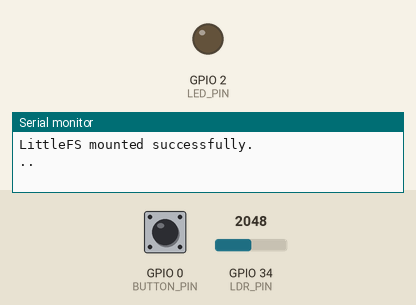
A program run on a simulated ESP32. Parts: output pins drawn as LEDs (lit = HIGH), the last lines printed to the serial monitor. The test bench sets the inputs (shaded band); at power-on: GPIO 0 (BUTTON_PIN) HIGH, GPIO 34 (LDR_PIN) = 2048. WiFi joins after 1.5 s; servers stay silent unless stated; the local clock reads 2024-03-15 10:24:30 at power-on unless the program sets it; storage starts empty.

Above: at 0.1 s.
At 2.7 s:
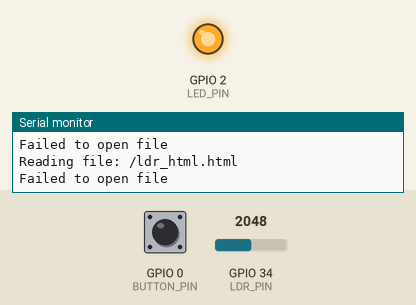
Timing chart, 0 to 4.2 s (numbered marks = the images above):
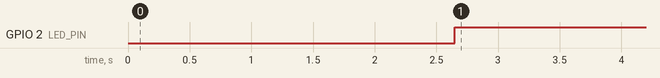

Measured:
- by itself, GPIO 2 (LED_PIN): LOW → HIGH at 2.6 s

The program:

main.cpp
```cpp
#include <Arduino.h>
#if defined(ESP32)
#include <WiFi.h>
#elif defined(ESP8266)
#include <ESP8266WiFi.h>
#endif
#include "readFile.h"
#include "secrets.h"
#include <ESP_Mail_Client.h>
#include <LittleFS.h>
#include <time.h>

// Pin definitions
#define BUTTON_PIN 0  // GPIO0 for the onboard button
#define LDR_PIN 34    // GPIO34 for LDR
#define LED_PIN 2     // GPIO2 for onboard LED
#define THRESHOLD 0.8 // Voltage threshold for LDR

// Time configurations
const char *ntpServer = "pool.ntp.org";
const char *time_zone = "CET-1CEST,M3.5.0,M10.5.0/3"; // POSIX TZR für DE/CH/AT

// SMTP session
SMTPSession smtp;

// Variables to track timestamps and duration
String activationTimestamp = "N/A";
String emergencyStopTimestamp = "N/A";
String duration = "N/A";
unsigned long activationStart = 0;
bool emergencyStopTriggered =
    false; // Tracks if emergency stop has been triggered

// Function prototypes
void smtpCallback(SMTP_Status status);
void sendEmail(const String &subject, const char *plainTextPath,
               const char *htmlPath, const String &extraInfo);
String readFile(fs::FS &fs, const char *path);
String getFormattedTime();
String calculateDuration(unsigned long startMillis);

void setup() {
  Serial.begin(115200);
  pinMode(BUTTON_PIN, INPUT);
  pinMode(LDR_PIN, INPUT);
  pinMode(LED_PIN, OUTPUT);
  digitalWrite(LED_PIN, LOW);

  if (!LittleFS.begin(true)) {
    Serial.println("Failed to mount LittleFS");
    return;
  }
  Serial.println("LittleFS mounted successfully.");

  // List all files in LittleFS
  File root = LittleFS.open("/");
  File file = root.openNextFile();
  while (file) {
    Serial.print("File: ");
    Serial.println(file.name());
    file = root.openNextFile();
  }

  // Connect to Wi-Fi
  WiFi.begin(WIFI_SSID, WIFI_PASSWORD);
  while (WiFi.status() != WL_CONNECTED) {
    Serial.print(".");
    delay(200);
  }
  Serial.println("\nWi-Fi connected.");

  // Initialize NTP with automatic timezone and DST
  configTzTime(time_zone, ntpServer);
  Serial.print("NTP initialized. Waiting for time sync");

  // Wait for NTP synchronization before sending any emails
  time_t now = time(nullptr);
  while (now < 24 * 3600) {
    Serial.print(".");
    delay(500);
    now = time(nullptr);
  }
  Serial.println("\nTime synced.");

  // Store activation timestamp
  activationTimestamp = getFormattedTime();
  activationStart = millis();

  // Send activation email
  sendEmail("ESP32 Activation Notification", "/activation_plain.txt",
            "/activation_html.html", "Activation Time: " + activationTimestamp);
}

void loop() {
  static bool buttonState = HIGH;
  static bool lastButtonState = HIGH;
  static unsigned long lastDebounceTime = 0;
  const unsigned long debounceDelay = 50;

  static unsigned long lastLdrCheck = 0;
  const unsigned long ldrCheckInterval = 1000;

  // Debug LDR readings
  static unsigned long lastPrintTime = 0;
  const unsigned long printInterval = 1000;
  if (millis() - lastPrintTime >= printInterval) {
    lastPrintTime = millis();
    int analogValue = analogRead(LDR_PIN);
    float voltage = (analogValue / 4095.0) * 3.3;
    Serial.printf("Raw Analog Value: %d | Voltage: %.2f V\n", analogValue,
                  voltage);
  }

  // Read button state
  int reading = digitalRead(BUTTON_PIN);
  if (reading != lastButtonState) {
    lastDebounceTime = millis();
  }
  if ((millis() - lastDebounceTime) > debounceDelay) {
    if (reading != buttonState) {
      buttonState = reading;
      if (buttonState == LOW && !emergencyStopTriggered) {
        Serial.println("Button pressed, sending email...");
        sendEmail("ESP32 Notification: Button Press", "/button_plain.txt",
                  "/button_html.html", "");
      }
    }
  }
  lastButtonState = reading;

  // LDR Check Interval
  if (millis() - lastLdrCheck > ldrCheckInterval) {
    lastLdrCheck = millis();
    int analogValue = analogRead(LDR_PIN);
    float voltage = (analogValue / 4095.0) * 3.3;

    Serial.printf("LDR Voltage: %.2f V\n", voltage);

    // Emergency Stop Logic (only once)
    if (voltage > THRESHOLD && !emergencyStopTriggered) {
      emergencyStopTriggered = true; // Ensure only one email is sent
      emergencyStopTimestamp = getFormattedTime();
      duration = calculateDuration(activationStart);

      Serial.println(
          "Licht erkannt! Emergency Stop triggered. Sending email...");
      digitalWrite(LED_PIN, HIGH); // Turn on LED to indicate stop

      sendEmail("ESP32 Notification: Emergency Stop", "/ldr_plain.txt",
                "/ldr_html.html",
                "Emergency Stop Time: " + emergencyStopTimestamp +
                    "\nDuration: " + duration);
    }
  }
}

void sendEmail(const String &subject, const char *plainTextPath,
               const char *htmlPath, const String &extraInfo) {
  String plainTextMsg = readFile(LittleFS, plainTextPath);
  String htmlMsg = readFile(LittleFS, htmlPath);

  // Get the current timestamp
  String currentTime = getFormattedTime();

  // Replace placeholders
  htmlMsg.replace("{{timestamp}}", currentTime);
  htmlMsg.replace("{{device_ip}}", WiFi.localIP().toString());
  htmlMsg.replace("{{extra_info}}", extraInfo);
  plainTextMsg.replace("{{timestamp}}", currentTime);
  plainTextMsg.replace("{{device_ip}}", WiFi.localIP().toString());
  plainTextMsg.replace("{{extra_info}}", extraInfo);

  Session_Config config;
  config.server.host_name = SMTP_HOST;
  config.server.port = SMTP_PORT;
  config.login.email = AUTHOR_EMAIL;
  config.login.password = AUTHOR_PASSWORD;

  SMTP_Message message;
  message.sender.name = "ESP32 Notification System";
  message.sender.email = AUTHOR_EMAIL;
  message.subject = subject;
  message.addRecipient("Recipient Name", RECIPIENT_EMAIL);

  message.text.content = plainTextMsg.c_str();
  message.html.content = htmlMsg.c_str();

  if (!smtp.connect(&config)) {
    Serial.printf("Connection error: %s\n", smtp.errorReason().c_str());
    return;
  }

  if (!MailClient.sendMail(&smtp, &message, true)) {
    Serial.printf("Error sending Email: %s\n", smtp.errorReason().c_str());
  } else {
    Serial.println("Email sent successfully!");
  }

  smtp.sendingResult.clear();
}

String getFormattedTime() {
  struct tm timeinfo;
  if (!getLocalTime(&timeinfo)) {
    Serial.println("Failed to obtain time");
    return "N/A";
  }
  char timeString[64];
  strftime(timeString, sizeof(timeString), "%Y-%m-%d %H:%M:%S", &timeinfo);
  return String(timeString);
}

String calculateDuration(unsigned long startMillis) {
  unsigned long durationMillis = millis() - startMillis;
  unsigned long seconds = durationMillis / 1000;
  unsigned long minutes = seconds / 60;
  unsigned long hours = minutes / 60;
  minutes %= 60;
  seconds %= 60;
  char durationStr[32];
  sprintf(durationStr, "%02lu:%02lu:%02lu", hours, minutes, seconds);
  return String(durationStr);
}
```

readFile.cpp
```cpp
#include "readFile.h"
#include <Arduino.h>
#include <FS.h>

String readFile(fs::FS &fs, const char *path)
{
    Serial.printf("Reading file: %s\n", path);
    File file = fs.open(path, "r");
    if (!file || file.isDirectory())
    {
        Serial.println("Failed to open file");
        return String();
    }

    String content;
    while (file.available())
    {
        content += String((char)file.read());
    }
    file.close();
    return content;
}
```

readFile.h
```cpp
#ifndef READFILE_H
#define READFILE_H

#include <FS.h>
#include <Arduino.h>

// Function prototype
String readFile(fs::FS &fs, const char *path);

#endif // READFILE_H
```

secrets.example.h
```cpp
#ifndef SECRETS_EXAMPLE_H
#define SECRETS_EXAMPLE_H

// WLAN Credentials
const char *WIFI_SSID = "DEIN_WLAN_NAME";
const char *WIFI_PASSWORD = "DEIN_WLAN_PASSWORT";

// SMTP Server Setup (Beispiel: Gmail)
// Wichtig bei Gmail: App-Passwort generieren und verwenden, NICHT das normale Account-Passwort!
const char *AUTHOR_EMAIL = "deine.absender.email@gmail.com";
const char *AUTHOR_PASSWORD = "DEIN_APP_PASSWORT";
const char *SMTP_HOST = "smtp.gmail.com";
const int SMTP_PORT = 465;

// Empfänger Adresse
const char *RECIPIENT_EMAIL = "empfaenger.email@beispiel.com";

#endif // SECRETS_EXAMPLE_H
```
